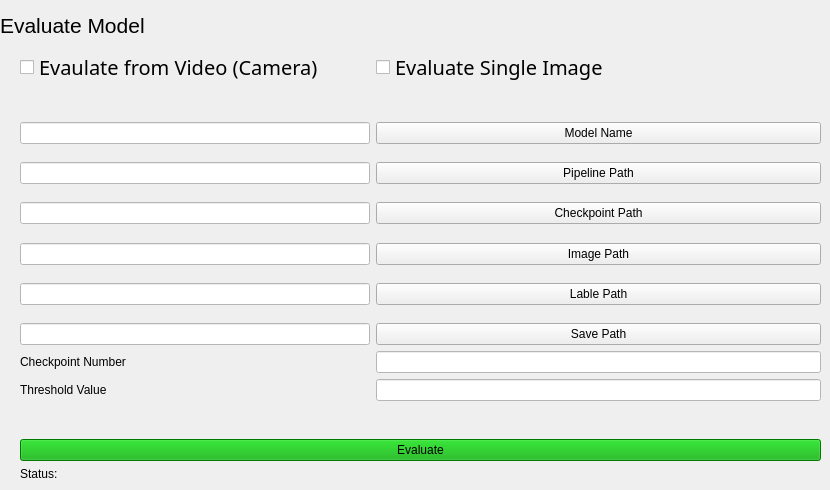
    <widget class="QWidget" name="Eval_page">
     <widget class="QWidget" name="formLayoutWidget_2">
      <property name="geometry">
       <rect>
        <x>20</x>
        <y>50</y>
        <width>801</width>
        <height>431</height>
       </rect>
      </property>
      <layout class="QFormLayout" name="formLayout_2">
       <item row="2" column="0">
        <widget class="QLineEdit" name="modelname_eval">
         <property name="minimumSize">
          <size>
           <width>350</width>
           <height>0</height>
          </size>
         </property>
         <property name="styleSheet">
          <string notr="true">background-color: rgb(255, 255, 255);</string>
         </property>
        </widget>
       </item>
       <item row="2" column="1">
        <widget class="QPushButton" name="modelname_eval_btn">
         <property name="text">
          <string>Model Name</string>
         </property>
        </widget>
       </item>
       <item row="3" column="0">
        <spacer name="verticalSpacer_16">
         <property name="orientation">
          <enum>Qt::Vertical</enum>
         </property>
         <property name="sizeHint" stdset="0">
          <size>
           <width>20</width>
           <height>20</height>
          </size>
         </property>
        </spacer>
       </item>
       <item row="4" column="0">
        <widget class="QLineEdit" name="pipeline_path_eval">
         <property name="minimumSize">
          <size>
           <width>350</width>
           <height>0</height>
          </size>
         </property>
         <property name="styleSheet">
          <string notr="true">background-color: rgb(255, 255, 255);
</string>
         </property>
        </widget>
       </item>
       <item row="4" column="1">
        <widget class="QPushButton" name="pipepath_eval_btn">
         <property name="text">
          <string>Pipeline Path</string>
         </property>
        </widget>
       </item>
       <item row="5" column="0">
        <spacer name="verticalSpacer_15">
         <property name="orientation">
          <enum>Qt::Vertical</enum>
         </property>
         <property name="sizeHint" stdset="0">
          <size>
           <width>20</width>
           <height>20</height>
          </size>
         </property>
        </spacer>
       </item>
       <item row="6" column="0">
        <widget class="QLineEdit" name="checkpoint_path_eval">
         <property name="minimumSize">
          <size>
           <width>350</width>
           <height>0</height>
          </size>
         </property>
         <property name="styleSheet">
          <string notr="true">background-color: rgb(255, 255, 255);</string>
         </property>
        </widget>
       </item>
       <item row="6" column="1">
        <widget class="QPushButton" name="checkpath_eval_btn">
         <property name="text">
          <string>Checkpoint Path</string>
         </property>
        </widget>
       </item>
       <item row="7" column="0">
        <spacer name="verticalSpacer_14">
         <property name="orientation">
          <enum>Qt::Vertical</enum>
         </property>
         <property name="sizeHint" stdset="0">
          <size>
           <width>20</width>
           <height>20</height>
          </size>
         </property>
        </spacer>
       </item>
       <item row="8" column="0">
        <widget class="QLineEdit" name="image_path_eval">
         <property name="minimumSize">
          <size>
           <width>350</width>
           <height>0</height>
          </size>
         </property>
         <property name="styleSheet">
          <string notr="true">background-color: rgb(255, 255, 255);</string>
         </property>
        </widget>
       </item>
       <item row="8" column="1">
        <widget class="QPushButton" name="imgpath_eval_btn">
         <property name="text">
          <string>Image Path</string>
         </property>
        </widget>
       </item>
       <item row="9" column="0">
        <spacer name="verticalSpacer_13">
         <property name="orientation">
          <enum>Qt::Vertical</enum>
         </property>
         <property name="sizeHint" stdset="0">
          <size>
           <width>20</width>
           <height>20</height>
          </size>
         </property>
        </spacer>
       </item>
       <item row="10" column="0">
        <widget class="QLineEdit" name="label_path_eval">
         <property name="minimumSize">
          <size>
           <width>350</width>
           <height>0</height>
          </size>
         </property>
         <property name="styleSheet">
          <string notr="true">background-color: rgb(255, 255, 255);</string>
         </property>
        </widget>
       </item>
       <item row="10" column="1">
        <widget class="QPushButton" name="lablepath_eval_btn">
         <property name="text">
          <string>Lable Path</string>
         </property>
        </widget>
       </item>
       <item row="11" column="0">
        <spacer name="verticalSpacer_12">
         <property name="orientation">
          <enum>Qt::Vertical</enum>
         </property>
         <property name="sizeHint" stdset="0">
          <size>
           <width>20</width>
           <height>20</height>
          </size>
         </property>
        </spacer>
       </item>
       <item row="12" column="0">
        <widget class="QLineEdit" name="save_path">
         <property name="minimumSize">
          <size>
           <width>350</width>
           <height>0</height>
          </size>
         </property>
         <property name="styleSheet">
          <string notr="true">background-color: rgb(255, 255, 255);</string>
         </property>
        </widget>
       </item>
       <item row="12" column="1">
        <widget class="QPushButton" name="Save_path_btn">
         <property name="text">
          <string>Save Path</string>
         </property>
        </widget>
       </item>
       <item row="13" column="0">
        <widget class="QLabel" name="label_18">
         <property name="text">
          <string>Checkpoint Number</string>
         </property>
        </widget>
       </item>
       <item row="13" column="1">
        <widget class="QLineEdit" name="checkpoint_num">
         <property name="styleSheet">
          <string notr="true">background-color: rgb(255, 255, 255);</string>
         </property>
        </widget>
       </item>
       <item row="14" column="0">
        <widget class="QLabel" name="label_19">
         <property name="text">
          <string>Threshold Value</string>
         </property>
        </widget>
       </item>
       <item row="14" column="1">
        <widget class="QLineEdit" name="threshold_val">
         <property name="styleSheet">
          <string notr="true">background-color: rgb(255, 255, 255);</string>
         </property>
        </widget>
       </item>
       <item row="16" column="0">
        <spacer name="verticalSpacer_17">
         <property name="orientation">
          <enum>Qt::Vertical</enum>
         </property>
         <property name="sizeHint" stdset="0">
          <size>
           <width>20</width>
           <height>40</height>
          </size>
         </property>
        </spacer>
       </item>
       <item row="17" column="0" colspan="2">
        <widget class="QPushButton" name="eval_button">
         <property name="styleSheet">
          <string notr="true">background-color: rgb(0, 170, 0);</string>
         </property>
         <property name="text">
          <string>Evaluate</string>
         </property>
        </widget>
       </item>
       <item row="18" column="0">
        <widget class="QLabel" name="eval_status">
         <property name="text">
          <string>Status: </string>
         </property>
        </widget>
       </item>
       <item row="0" column="0">
        <widget class="QCheckBox" name="video_eval">
         <property name="font">
          <font>
           <family>Mongolian Baiti</family>
           <pointsize>15</pointsize>
          </font>
         </property>
         <property name="text">
          <string>Evaulate from Video (Camera)</string>
         </property>
        </widget>
       </item>
       <item row="0" column="1">
        <widget class="QCheckBox" name="image_eval">
         <property name="font">
          <font>
           <family>Mongolian Baiti</family>
           <pointsize>15</pointsize>
          </font>
         </property>
         <property name="text">
          <string>Evaluate Single Image</string>
         </property>
        </widget>
       </item>
       <item row="1" column="0">
        <spacer name="verticalSpacer_2">
         <property name="orientation">
          <enum>Qt::Vertical</enum>
         </property>
         <property name="sizeHint" stdset="0">
          <size>
           <width>20</width>
           <height>40</height>
          </size>
         </property>
        </spacer>
       </item>
      </layout>
     </widget>
     <widget class="QLabel" name="label_17">
      <property name="geometry">
       <rect>
        <x>0</x>
        <y>10</y>
        <width>161</width>
        <height>31</height>
       </rect>
      </property>
      <property name="font">
       <font>
        <pointsize>16</pointsize>
       </font>
      </property>
      <property name="text">
       <string>Evaluate Model</string>
      </property>
     </widget>
    </widget>
